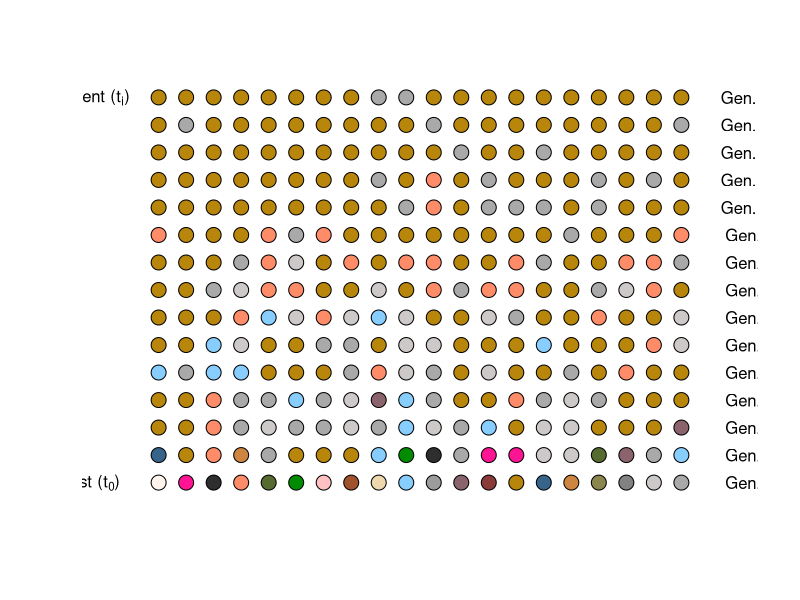
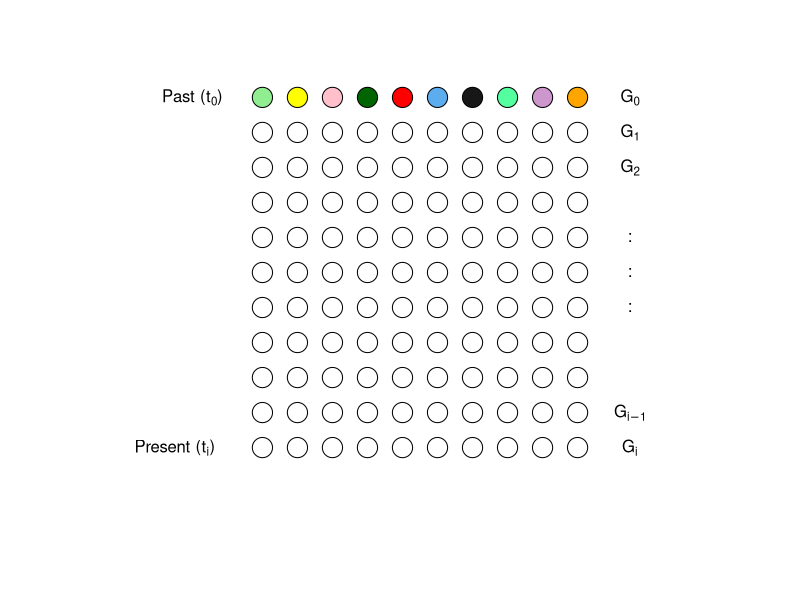
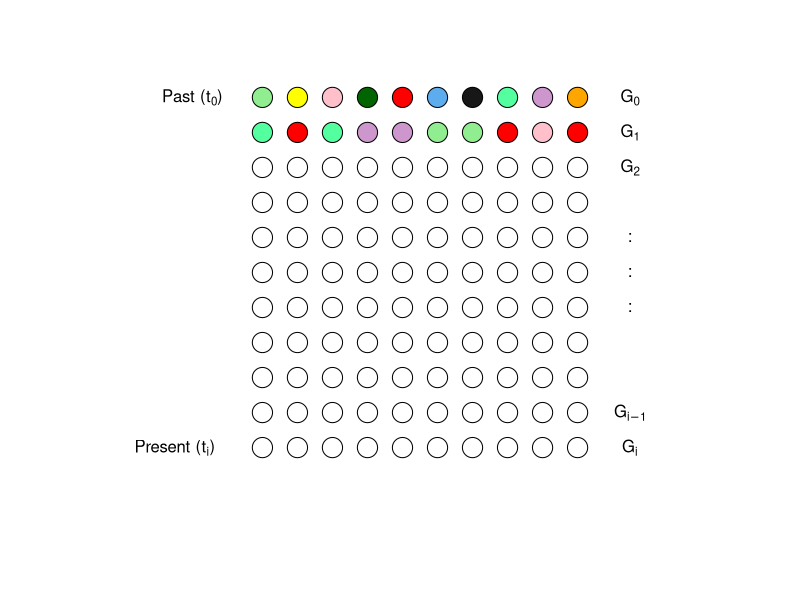
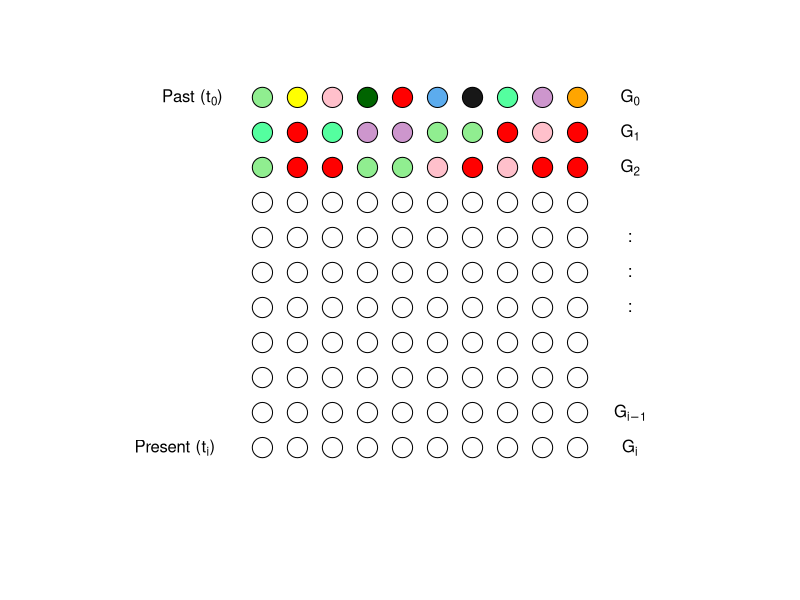
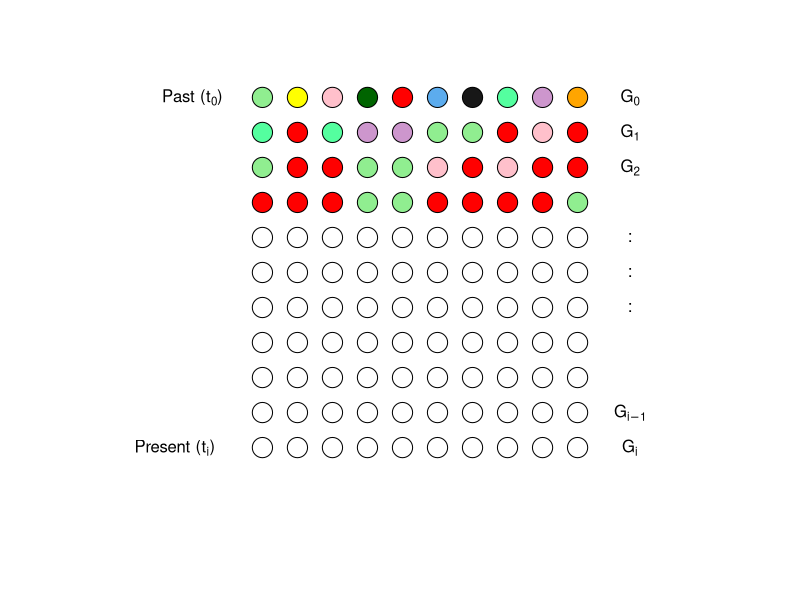
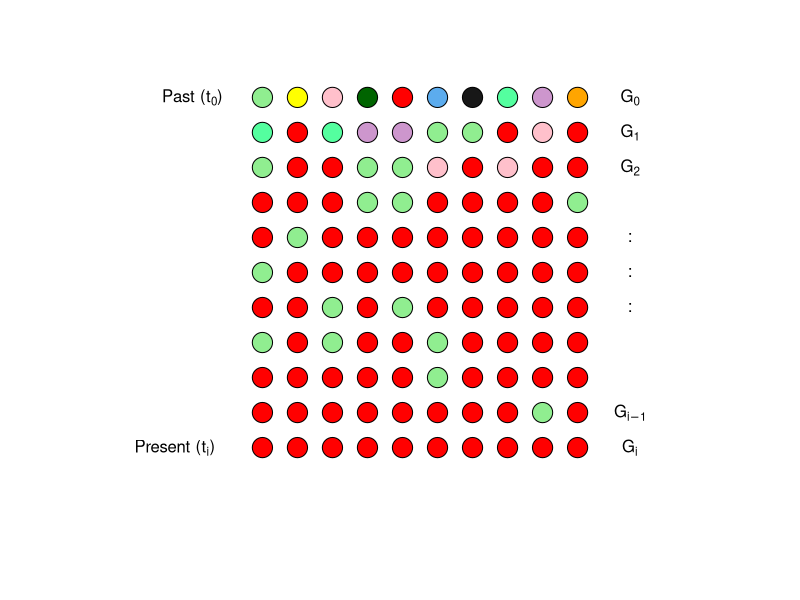
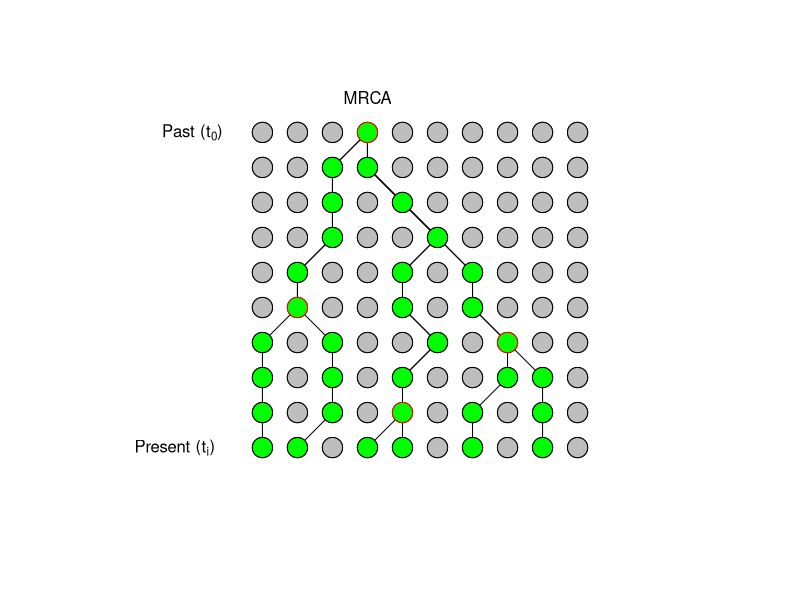

R code for these plots, in order:
## ---- chunk 1
knitr::opts_chunk$set(echo = TRUE)
x <- c("DT", "tidyverse", "RColorBrewer", "learnPopGen")
lapply(x, require, character.only = T)
rm(x)
## ---- chunk 2
n <- 20
t <- 15
i <- 1
connect_matrix <- matrix(NA,
                         nrow = t,
                         ncol = n)
gene_colors <- sample(colors(), n, replace = F)
connect_matrix[1,] <- gene_colors
while(i < t){
  connect_matrix[i+1,] <- sample(connect_matrix[i,],
                                 n, 
                                 replace = T)
  i <- i + 1
}
plot(expand.grid(1:n, 1:t)[,1],
     expand.grid(1:n, 1:t)[,2],
     asp = 1,
     frame.plot = F,
     ann = F,
     axes = F, type = "n")
points(expand.grid(1:n, 1:t)[,1],
       expand.grid(1:n, 1:t)[,2],
       pch = 21, 
       cex = 2, 
       col = "black",
       bg = t(connect_matrix))
text(x = min(1:n)-2.5, y = max(1:t), labels = expression('Present (t'[i]*')'))
text(x = min(1:n)-2.5, y = min(1:t), labels = expression('Past (t'[0]*')'))
labelingGen <- t
while(labelingGen > 0){
  text(x = max(1:n) + 2.5, y = labelingGen,
       labels = paste("Gen.", labelingGen-1, sep = " "))
  labelingGen <- labelingGen-1
}
## ---- chunk 3
mtDNAhap <- c("palegreen2", "yellow", "pink",      "darkgreen", "red",
              "steelblue2", "gray9",  "seagreen1", "plum3", "orange")

set.seed(1211)
mtDNAhap1 <- sample(mtDNAhap, size = 10, replace = T)
mtDNAhap2 <- sample(mtDNAhap1, size = 10, replace = T)
mtDNAhap3 <- sample(mtDNAhap2, size = 10, replace = T)
mtDNAhap4 <- sample(mtDNAhap3, size = 10, replace = T)
mtDNAhap5 <- sample(mtDNAhap4, size = 10, replace = T)
mtDNAhap6 <- sample(mtDNAhap5, size = 10, replace = T)
mtDNAhap7 <- sample(mtDNAhap6, size = 10, replace = T)
mtDNAhap8 <- sample(mtDNAhap7, size = 10, replace = T)
mtDNAhap9 <- sample(mtDNAhap8, size = 10, replace = T)
mtDNAhap10 <- sample(mtDNAhap9, size = 10, replace = T)

plot(x=1:10, y=rep(1,10), pch=21, cex=2.7, col = "black",
     bg = c("white", "white", "white", "white", "white", "white", "white", "white", "white", "white"),
     ylim = c(0, 11), asp = 1, frame.plot = F, ann = F, axes = F)
points(x=1:10, y=rep(2, 10), pch=21, cex=2.7, col = "black",
       bg= c("white", "white", "white", "white", "white", "white", "white", "white", "white", "white"))
points(x=1:10, y=rep(3, 10), pch=21, cex=2.7, col = "black",
       bg= c("white", "white", "white", "white", "white", "white", "white", "white", "white", "white"))
points(x=1:10, y=rep(4, 10), pch=21, cex=2.7, col = "black",
       bg= c("white", "white", "white", "white", "white", "white", "white", "white", "white", "white"))
points(x=1:10, y=rep(5, 10), pch=21, cex=2.7, col = "black",
       bg= c("white", "white", "white", "white", "white", "white", "white", "white", "white", "white"))
points(x=1:10, y=rep(6, 10), pch=21, cex=2.7, col = "black",
       bg= c("white", "white", "white", "white", "white", "white", "white", "white", "white", "white"))
points(x=1:10, y=rep(7, 10), pch=21, cex=2.7, col = "black",
       bg= c("white", "white", "white", "white", "white", "white", "white", "white", "white", "white"))
points(x=1:10, y=rep(8, 10), pch=21, cex=2.7, col = "black",
       bg= c("white", "white", "white", "white", "white", "white", "white", "white", "white", "white"))
points(x=1:10, y=rep(9, 10), pch=21, cex=2.7, col = "black",
       bg= c("white", "white", "white", "white", "white", "white", "white", "white", "white", "white"))
points(x=1:10, y=rep(10, 10), pch=21, cex=2.7, col = "black",
       bg= c("white", "white", "white", "white", "white", "white", "white", "white", "white", "white"))
points(x=1:10, y=rep(11, 10), pch=21, cex=2.7, col = "black",
       bg= mtDNAhap)
text(x = -1.5, y = 1, labels = expression('Present (t'[i]*')'))
text(x = -1, y = 11, labels = expression('Past (t'[0]*')'))
text(x = 11.5, y = 11, labels = expression('G'[0]))
text(x = 11.5, y = 10, labels = expression('G'[1]))
text(x = 11.5, y = 9, labels = expression('G'[2]))
text(x = 11.5, y = 7, labels = ":")
text(x = 11.5, y = 6, labels = ":")
text(x = 11.5, y = 5, labels = ":")
text(x = 11.5, y = 2, labels = expression('G'[i-1]))
text(x = 11.5, y = 1, labels = expression('G'[i]))
## ---- chunk 4
plot(x=1:10, y=rep(1,10), pch=21, cex=2.7, col = "black",
     bg = c("white", "white", "white", "white", "white", "white", "white", "white", "white", "white"),
     ylim = c(0, 11), asp = 1, frame.plot = F, ann = F, axes = F)
points(x=1:10, y=rep(2, 10), pch=21, cex=2.7, col = "black",
       bg= c("white", "white", "white", "white", "white", "white", "white", "white", "white", "white"))
points(x=1:10, y=rep(3, 10), pch=21, cex=2.7, col = "black",
       bg= c("white", "white", "white", "white", "white", "white", "white", "white", "white", "white"))
points(x=1:10, y=rep(4, 10), pch=21, cex=2.7, col = "black",
       bg= c("white", "white", "white", "white", "white", "white", "white", "white", "white", "white"))
points(x=1:10, y=rep(5, 10), pch=21, cex=2.7, col = "black",
       bg= c("white", "white", "white", "white", "white", "white", "white", "white", "white", "white"))
points(x=1:10, y=rep(6, 10), pch=21, cex=2.7, col = "black",
       bg= c("white", "white", "white", "white", "white", "white", "white", "white", "white", "white"))
points(x=1:10, y=rep(7, 10), pch=21, cex=2.7, col = "black",
       bg= c("white", "white", "white", "white", "white", "white", "white", "white", "white", "white"))
points(x=1:10, y=rep(8, 10), pch=21, cex=2.7, col = "black",
       bg= c("white", "white", "white", "white", "white", "white", "white", "white", "white", "white"))
points(x=1:10, y=rep(9, 10), pch=21, cex=2.7, col = "black",
       bg= c("white", "white", "white", "white", "white", "white", "white", "white", "white", "white"))
points(x=1:10, y=rep(10, 10), pch=21, cex=2.7, col = "black",
       bg= mtDNAhap1)
points(x=1:10, y=rep(11, 10), pch=21, cex=2.7, col = "black",
       bg= mtDNAhap)
text(x = -1.5, y = 1, labels = expression('Present (t'[i]*')'))
text(x = -1, y = 11, labels = expression('Past (t'[0]*')'))
text(x = 11.5, y = 11, labels = expression('G'[0]))
text(x = 11.5, y = 10, labels = expression('G'[1]))
text(x = 11.5, y = 9, labels = expression('G'[2]))
text(x = 11.5, y = 7, labels = ":")
text(x = 11.5, y = 6, labels = ":")
text(x = 11.5, y = 5, labels = ":")
text(x = 11.5, y = 2, labels = expression('G'[i-1]))
text(x = 11.5, y = 1, labels = expression('G'[i]))
## ---- chunk 5
plot(x=1:10, y=rep(1,10), pch=21, cex=2.7, col = "black",
     bg = c("white", "white", "white", "white", "white", "white", "white", "white", "white", "white"),
     ylim = c(0, 11), asp = 1, frame.plot = F, ann = F, axes = F)
points(x=1:10, y=rep(2, 10), pch=21, cex=2.7, col = "black",
       bg= c("white", "white", "white", "white", "white", "white", "white", "white", "white", "white"))
points(x=1:10, y=rep(3, 10), pch=21, cex=2.7, col = "black",
       bg= c("white", "white", "white", "white", "white", "white", "white", "white", "white", "white"))
points(x=1:10, y=rep(4, 10), pch=21, cex=2.7, col = "black",
       bg= c("white", "white", "white", "white", "white", "white", "white", "white", "white", "white"))
points(x=1:10, y=rep(5, 10), pch=21, cex=2.7, col = "black",
       bg= c("white", "white", "white", "white", "white", "white", "white", "white", "white", "white"))
points(x=1:10, y=rep(6, 10), pch=21, cex=2.7, col = "black",
       bg= c("white", "white", "white", "white", "white", "white", "white", "white", "white", "white"))
points(x=1:10, y=rep(7, 10), pch=21, cex=2.7, col = "black",
       bg= c("white", "white", "white", "white", "white", "white", "white", "white", "white", "white"))
points(x=1:10, y=rep(8, 10), pch=21, cex=2.7, col = "black",
       bg= c("white", "white", "white", "white", "white", "white", "white", "white", "white", "white"))
points(x=1:10, y=rep(9, 10), pch=21, cex=2.7, col = "black",
       bg= mtDNAhap2)
points(x=1:10, y=rep(10, 10), pch=21, cex=2.7, col = "black",
       bg= mtDNAhap1)
points(x=1:10, y=rep(11, 10), pch=21, cex=2.7, col = "black",
       bg= mtDNAhap)
text(x = -1.5, y = 1, labels = expression('Present (t'[i]*')'))
text(x = -1, y = 11, labels = expression('Past (t'[0]*')'))
text(x = 11.5, y = 11, labels = expression('G'[0]))
text(x = 11.5, y = 10, labels = expression('G'[1]))
text(x = 11.5, y = 9, labels = expression('G'[2]))
text(x = 11.5, y = 7, labels = ":")
text(x = 11.5, y = 6, labels = ":")
text(x = 11.5, y = 5, labels = ":")
text(x = 11.5, y = 2, labels = expression('G'[i-1]))
text(x = 11.5, y = 1, labels = expression('G'[i]))
## ---- chunk 6
plot(x=1:10, y=rep(1,10), pch=21, cex=2.7, col = "black",
     bg = c("white", "white", "white", "white", "white", "white", "white", "white", "white", "white"),
     ylim = c(0, 11), asp = 1, frame.plot = F, ann = F, axes = F)
points(x=1:10, y=rep(2, 10), pch=21, cex=2.7, col = "black",
       bg= c("white", "white", "white", "white", "white", "white", "white", "white", "white", "white"))
points(x=1:10, y=rep(3, 10), pch=21, cex=2.7, col = "black",
       bg= c("white", "white", "white", "white", "white", "white", "white", "white", "white", "white"))
points(x=1:10, y=rep(4, 10), pch=21, cex=2.7, col = "black",
       bg= c("white", "white", "white", "white", "white", "white", "white", "white", "white", "white"))
points(x=1:10, y=rep(5, 10), pch=21, cex=2.7, col = "black",
       bg= c("white", "white", "white", "white", "white", "white", "white", "white", "white", "white"))
points(x=1:10, y=rep(6, 10), pch=21, cex=2.7, col = "black",
       bg= c("white", "white", "white", "white", "white", "white", "white", "white", "white", "white"))
points(x=1:10, y=rep(7, 10), pch=21, cex=2.7, col = "black",
       bg= c("white", "white", "white", "white", "white", "white", "white", "white", "white", "white"))
points(x=1:10, y=rep(8, 10), pch=21, cex=2.7, col = "black",
       bg= mtDNAhap3)
points(x=1:10, y=rep(9, 10), pch=21, cex=2.7, col = "black",
       bg= mtDNAhap2)
points(x=1:10, y=rep(10, 10), pch=21, cex=2.7, col = "black",
       bg= mtDNAhap1)
points(x=1:10, y=rep(11, 10), pch=21, cex=2.7, col = "black",
       bg= mtDNAhap)
text(x = -1.5, y = 1, labels = expression('Present (t'[i]*')'))
text(x = -1, y = 11, labels = expression('Past (t'[0]*')'))
text(x = 11.5, y = 11, labels = expression('G'[0]))
text(x = 11.5, y = 10, labels = expression('G'[1]))
text(x = 11.5, y = 9, labels = expression('G'[2]))
text(x = 11.5, y = 7, labels = ":")
text(x = 11.5, y = 6, labels = ":")
text(x = 11.5, y = 5, labels = ":")
text(x = 11.5, y = 2, labels = expression('G'[i-1]))
text(x = 11.5, y = 1, labels = expression('G'[i]))
## ---- chunk 7
plot(x=1:10, y=rep(1,10), pch=21, cex=2.7, col = "black",
     bg = mtDNAhap10,
     ylim = c(0, 11), asp = 1, frame.plot = F, ann = F, axes = F)
points(x=1:10, y=rep(2, 10), pch=21, cex=2.7, col = "black",
       bg= mtDNAhap9)
points(x=1:10, y=rep(3, 10), pch=21, cex=2.7, col = "black",
       bg= mtDNAhap8)
points(x=1:10, y=rep(4, 10), pch=21, cex=2.7, col = "black",
       bg= mtDNAhap7)
points(x=1:10, y=rep(5, 10), pch=21, cex=2.7, col = "black",
       bg= mtDNAhap6)
points(x=1:10, y=rep(6, 10), pch=21, cex=2.7, col = "black",
       bg= mtDNAhap5)
points(x=1:10, y=rep(7, 10), pch=21, cex=2.7, col = "black",
       bg= mtDNAhap4)
points(x=1:10, y=rep(8, 10), pch=21, cex=2.7, col = "black",
       bg= mtDNAhap3)
points(x=1:10, y=rep(9, 10), pch=21, cex=2.7, col = "black",
       bg= mtDNAhap2)
points(x=1:10, y=rep(10, 10), pch=21, cex=2.7, col = "black",
       bg= mtDNAhap1)
points(x=1:10, y=rep(11, 10), pch=21, cex=2.7, col = "black",
       bg= mtDNAhap)
text(x = -1.5, y = 1, labels = expression('Present (t'[i]*')'))
text(x = -1, y = 11, labels = expression('Past (t'[0]*')'))
text(x = 11.5, y = 11, labels = expression('G'[0]))
text(x = 11.5, y = 10, labels = expression('G'[1]))
text(x = 11.5, y = 9, labels = expression('G'[2]))
text(x = 11.5, y = 7, labels = ":")
text(x = 11.5, y = 6, labels = ":")
text(x = 11.5, y = 5, labels = ":")
text(x = 11.5, y = 2, labels = expression('G'[i-1]))
text(x = 11.5, y = 1, labels = expression('G'[i]))
## ---- chunk 8
plot(x=1:10, y=rep(1,10), pch=21, cex=2.7, col = "black",
     bg = c("green", "green", "gray", "green", "green", "gray", "green", "gray", "green", "gray"),
     ylim = c(0, 11), asp = 1, frame.plot = F, ann = F, axes = F)
points(x=1:10, y=rep(2, 10), pch=21, cex=2.7, col = "black",
       bg= c("green", "gray", "green", "gray", "green", "gray", "green", "gray", "green", "gray"))
points(x=1:10, y=rep(3, 10), pch=21, cex=2.7, col = "black",
       bg= c("green", "gray", "green", "gray", "green", "gray", "gray", "green", "green", "gray"))
points(x=1:10, y=rep(4, 10), pch=21, cex=2.7, col = "black",
       bg= c("green", "gray", "green", "gray", "gray", "green", "gray", "green", "gray", "gray"))
points(x=1:10, y=rep(5, 10), pch=21, cex=2.7, col = "black",
       bg= c("gray", "green", "gray", "gray", "green", "gray", "green", "gray", "gray", "gray"))
points(x=1:10, y=rep(6, 10), pch=21, cex=2.7, col = "black",
       bg= c("gray", "green", "gray", "gray", "green", "gray", "green", "gray", "gray", "gray"))
points(x=1:10, y=rep(7, 10), pch=21, cex=2.7, col = "black",
       bg= c("gray", "gray", "green", "gray", "gray", "green", "gray", "gray", "gray", "gray"))
points(x=1:10, y=rep(8, 10), pch=21, cex=2.7, col = "black",
       bg= c("gray", "gray", "green", "gray", "green", "gray", "gray", "gray", "gray", "gray"))
points(x=1:10, y=rep(9, 10), pch=21, cex=2.7, col = "black",
       bg= c("gray", "gray", "green", "green", "gray", "gray", "gray", "gray", "gray", "gray"))
points(x=1:10, y=rep(10, 10), pch=21, cex=2.7, col = "black",
       bg= c("gray", "gray", "gray", "green", "gray", "gray", "gray", "gray", "gray", "gray"))
text(x = -1.5, y = 1, labels = expression('Present (t'[i]*')'))
text(x = -1, y = 10, labels = expression('Past (t'[0]*')'))
text(x = 4, y = 11, labels = "MRCA")

lines(x = c(1,1,1,1,2,2,3,3,3,4), y = c(1,2,3,4,5,6,7,8,9,10))
lines(x = c(2,3,3,3,2,2,3,3,3,4), y = c(1,2,3,4,5,6,7,8,9,10))
lines(x = c(4,5,5,6,5,5,6,5,4,4), y = c(1,2,3,4,5,6,7,8,9,10))
lines(x = c(5,5,5,6,5,5,6,5,4,4), y = c(1,2,3,4,5,6,7,8,9,10))
lines(x = c(7,7,8,8,7,7,6,5,4,4), y = c(1,2,3,4,5,6,7,8,9,10))
lines(x = c(9,9,9,8,7,7,6,5,4,4), y = c(1,2,3,4,5,6,7,8,9,10))

points(x=1:10, y=rep(1,10), pch=21, cex=2.7, 
       col = "black",
       bg= c("green", "green", "gray", "green", "green", "gray", "green", "gray", "green", "gray"))
points(x=1:10, y=rep(2, 10), pch=21, cex=2.7, 
       col = c("black", "black", "black", "black", "red", "black", "black", "black", "black", "black"),
       bg= c("green", "gray", "green", "gray", "green", "gray", "green", "gray", "green", "gray"))
points(x=1:10, y=rep(3, 10), pch=21, cex=2.7, col = "black",
       bg= c("green", "gray", "green", "gray", "green", "gray", "gray", "green", "green", "gray"))
points(x=1:10, y=rep(4, 10), pch=21, cex=2.7, 
       col = c("black", "black", "black", "black", "black", "black", "black", "red", "black", "black"),
       bg= c("green", "gray", "green", "gray", "gray", "green", "gray", "green", "gray", "gray"))
points(x=1:10, y=rep(5, 10), pch=21, cex=2.7, 
       col = c("black", "red", "black", "black", "black", "black", "black", "black", "black", "black"),
       bg= c("gray", "green", "gray", "gray", "green", "gray", "green", "gray", "gray", "gray"))
points(x=1:10, y=rep(6, 10), pch=21, cex=2.7, col = "black",
       bg= c("gray", "green", "gray", "gray", "green", "gray", "green", "gray", "gray", "gray"))
points(x=1:10, y=rep(7, 10), pch=21, cex=2.7, col = "black",
       bg= c("gray", "gray", "green", "gray", "gray", "green", "gray", "gray", "gray", "gray"))
points(x=1:10, y=rep(8, 10), pch=21, cex=2.7, col = "black",
       bg= c("gray", "gray", "green", "gray", "green", "gray", "gray", "gray", "gray", "gray"))
points(x=1:10, y=rep(9, 10), pch=21, cex=2.7, col = "black",
       bg= c("gray", "gray", "green", "green", "gray", "gray", "gray", "gray", "gray", "gray"))
points(x=1:10, y=rep(10, 10), pch=21, cex=2.7, 
       col = c("black", "black", "black", "red", "black", "black", "black", "black", "black", "black"),
       bg= c("gray", "gray", "gray", "green", "gray", "gray", "gray", "gray", "gray", "gray"))
